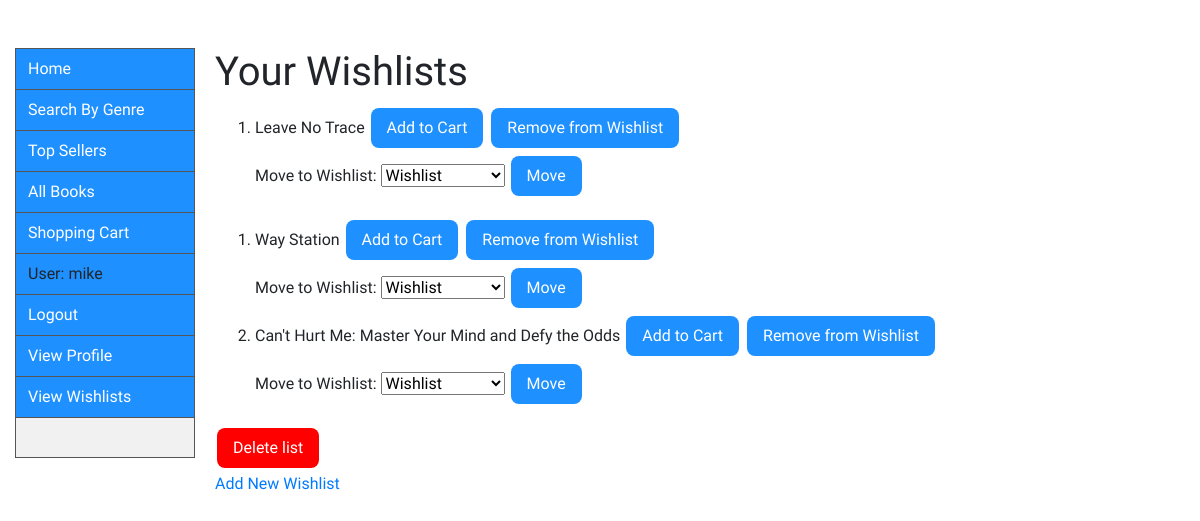
Page /search/wishlists/ (signed in) on the committed database.
### catalog/models.py (models this page shows, shortened)
class Book(models.Model):
    title = models.CharField(max_length=200)
    author = models.ForeignKey('Author', on_delete=models.SET_NULL, null=True)
    publisher = models.CharField(max_length=50, default='Publisher')
    publishing_date = models.DateTimeField()
    summary = models.TextField(
        max_length=1000, help_text='Enter a brief description of the book')
    price = models.FloatField(default="9.99")
    genre = models.ManyToManyField(
        Genre, help_text='Select a genre for this book')
    model_pic = models.ImageField(upload_to='pics/', blank=True, null=True)
    slug = models.SlugField()
    class Meta:
        verbose_name_plural = "books"
    def get_add_to_cart_url(self):
        return reverse('add-to-cart', kwargs={
            'slug': self.slug
        })
    def get_remove_from_wishlist_url(self):
        return reverse('remove-from-wishlist', kwargs={
            'slug': self.slug
        })
    def get_transfer_wishlist_url(self):
        return reverse('transfer-wishlist', kwargs={
            'slug': self.slug
        })

### catalog/views.py (the view)
# urls.py: path('wishlists/', views.WishlistsView.as_view(), name='wishlists'),
class WishlistsView(generic.ListView):
    model = Wishlist
    template_name = 'catalog/wishlists.html'
    queryset = Book.objects.all()
    def get_context_data(self, **kwargs):
        context = super().get_context_data(**kwargs)
        if self.request.user.is_authenticated:
            context['wishlists'] = Wishlist.objects.filter(
                user=self.request.user)
        return context

### catalog/templates/catalog/wishlists.html (shortened to what this page needs)
{% extends "base_generic.html" %}
{% block content %}
{% if user.is_authenticated %}
    <h1>Your Wishlists</h1>
    {% for wishlist in wishlists %}
    <ol>
    {% for book in wishlist.books.all %}
    <li>{{ book.title }} <a href="{{book.get_add_to_cart_url}}"> <button type="button" class="button2">Add to Cart</button> </a>
    <a href="{{book.get_remove_from_wishlist_url}}"> <button type="button" class="button2">Remove from Wishlist</button> </a>
        <form action="{{book.get_transfer_wishlist_url}}" method="post">
            Move to Wishlist:
            <select name="wish">
                {% for list in wishlists %}
            <option value="{{list.id}}">{{list.name}}</option>
                {% endfor %}
            </select>
            <button type="submit" class="button2">Move</button>
        </form>
    </li>
    {% endfor %}
    </ol>
    {% endfor %}
    <h4>{{ wishlist.name }}</h4> <form action="{% url 'delete-wishlist' %}" method="post">{% csrf_token %} <button type="submit" name="del" value="{{wishlist.id}}" class="button3">Delete list</button></form>
    <a href="newwish/">Add New Wishlist</a>
    {% else %}
    <h1>Oops!</h1>
    <p>You are not <a href="{% url 'login' %}">logged in</a>.</p>
{% endif %}
{% endblock %}

### catalog/templates/base_generic.html (shortened to what this page needs)
<!DOCTYPE html>
<html lang="en">
<head>
  <link rel="stylesheet" href="https://stackpath.bootstrapcdn.com/bootstrap/4.1.3/css/bootstrap.min.css">
  {% load static %}
  <link rel="stylesheet" href="{% static 'css/styles.css' %}">
</head>
<body style="background-color: white;">
  <div class="container-fluid">
    <div class="row">
      <div class="col-sm-2">
      {% block sidebar %}
        <ul>
          <li><a href="{% url 'index' %}" class="liststyle">Home</a></li>
          <li><a href="{% url 'search' %}" class="liststyle">Search By Genre</a></li>
          <li><a href="{% url 'topsellers' %}" class="liststyle">Top Sellers</a></li>
          <li><a href="{% url 'books' %}" class="liststyle">All Books</a></li>
          {% if user.is_authenticated %}
          <li><a href="{% url 'shoppingcart' %}" class="liststyle">Shopping Cart</a></li>
          <li><a class="liststyle">User: {{ user.get_username }}</a></li>
          <li><a href="{% url 'logout'%}?next={{request.path}}" class="liststyle">Logout</a></li>
          <li><a href="{% url 'profile'%}" class="liststyle">View Profile</a>
          <li><a href="{% url 'wishlists'%}" class="liststyle">View Wishlists</a>
          {% else %}
          <li><a href="{% url 'login'%}" class="liststyle">Login</a></li>
          <li><a href ="{% url 'signup' %}" class="liststyle">Register</a></li>
          {% endif %}
      {% block pagination %}
        {% load test %}
          {% endblock %}
        </ul>
      {% endblock %}
      </div>
      <div class="col-sm-10" id="col-sm-10">{% block content %}{% endblock %}</div>
    </div>
  </div>
</body>
</html>

### catalog/static/css/styles.css (style rules this page uses)
.button2 { background-color: dodgerblue; border: none; border-radius: 8px; color: white; padding: 8px 16px; text-align: center; text-decoration: none; display: inline-block; font-size: 16px; margin: 4px 2px; cursor: pointer; }
.button3 { background-color: red; border: none; border-radius: 8px; color: white; padding: 8px 16px; text-align: center; text-decoration: none; display: inline-block; font-size: 16px; margin: 4px 2px; cursor: pointer; }
ul { list-style-type: none; margin: 0; padding: 0; width: 15%; background-color: #f1f1f1; position: fixed; height: 51.3%; overflow: auto; border: 1px solid #555; }
li a.liststyle { display: block; background-color: dodgerblue; color: white; padding: 8px 12px; text-decoration: none; border-bottom: 1px solid #555; }

### catalog/templates/base_generic.html (style rules this page uses)
body { font-family: 'Rakkas' }

### rows in the picture
Book: title "Leave No Trace"
Book: title "Way Station"
Book: title "Can't Hurt Me: Master Your Mind and Defy the Odds"

### other values in the picture
{{ user.get_username }} "mike"
form field wish "Wishlist"
